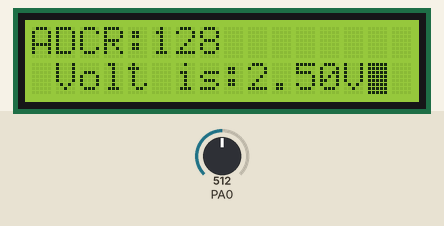
This program was run on a simulated ATmega32, built with avr-gcc and emulated at 8 MHz. On the bench: 16×2 character LCD. Wiring (inferred from the names in the program): character LCD (HD44780): RS PB0; R/W PB1; E PB2; data PA4, PA5, PA6, PA7. The test bench sets the inputs (shaded band); at power-on: PA0 = 512.

Above: at 2.4 s.
2.5 s: PA0 set to 716
At 3.6 s:
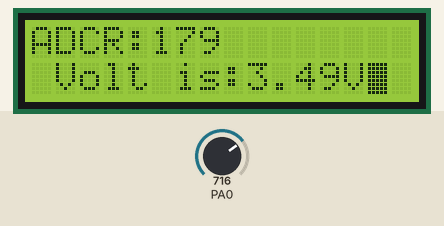
4.7 s: PA0 set to 900
At 5.2 s:
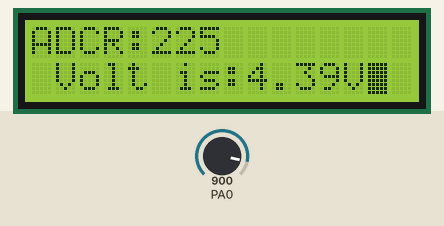
6.9 s: PA0 set to 1023
At 8.4 s:
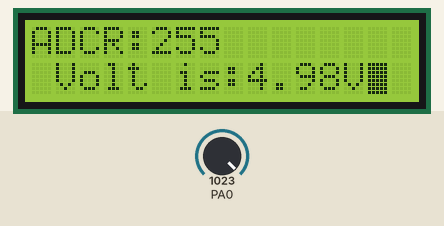
Timing chart, 0 to 9.9 s (numbered marks = the images above; inputs shaded):
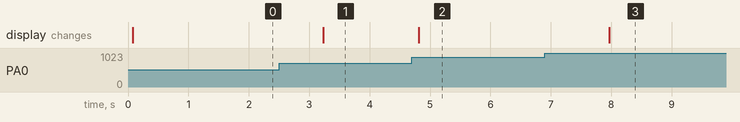

The program:

main.c
```c
/*
 * main.c
 *
 *  Created on: Aug 12, 2023
 *      Author: DELL
 */

#define F_CPU 		8000000UL
#include <util/delay.h>

#include "LSTD_types.h"
#include "LBIT_math.h"
#include "MDIO_interface.h"
#include "MADC_interface.h"
#include "HLCD_interface.h"


void floatToString(f32 num, char* str);

int main(void){
	// Initialization  (Run Once)
	char L_charpNumString[6]="0000";
	f32 L_f32Volt=0;
	u16 L_u16ADCResult= 0;

	MADC_stderrInit(MADC_VREF_AVCC,MADC_PRESCALER_64,MADC_ADJUST_LEFT);

	HLCD_voidInit();

	while(1){
		// Application (Run )
		MADC_stderrReadADC(&L_u16ADCResult,MADC_SCHANNEL_ADC0);
		//MDIO_stderrSetPortValue(MDIO_PORTB,L_u16ADCResult);
		HLCD_voidClear();
		HLCD_voidSetCur(0,0);
		HLCD_voidSendString("ADCR:");
		HLCD_voidSendNum(L_u16ADCResult);
		//_delay_ms(1000);
		L_f32Volt = L_u16ADCResult* (5.0/256.0); // volt val conversion
		floatToString(L_f32Volt,L_charpNumString); // convert float to string
		HLCD_voidSetCur(1,1);
		HLCD_voidSendString("Volt is:");
		HLCD_voidSendString(L_charpNumString);
		HLCD_voidSendChar('V');
//		if (L_u16ADCResult >=4 ) {MDIO_stderrSetPortValue(MDIO_PORTB,0x00); MDIO_stderrSetPinValue(MDIO_PORTB,MDIO_PIN0,MDIO_HIGH); }
//		else if (L_u16ADCResult >=3 ) {MDIO_stderrSetPortValue(MDIO_PORTB,0x00); MDIO_stderrSetPinValue(MDIO_PORTB,MDIO_PIN1,MDIO_HIGH); }
//		else if (L_u16ADCResult >=2 ) {MDIO_stderrSetPortValue(MDIO_PORTB,0x00); MDIO_stderrSetPinValue(MDIO_PORTB,MDIO_PIN2,MDIO_HIGH); }
//		else {MDIO_stderrSetPortValue(MDIO_PORTB,0x00); MDIO_stderrSetPinValue(MDIO_PORTB,MDIO_PIN3,MDIO_HIGH); }

		_delay_ms(1500);


	}
	return 0;
}


void floatToString(f32 num, char* str) {
	*str++='0';
	*str='.';

    u8 L_u8Part = (u8)num;
    u8 L_u8fractionalPart = (u8) 100*(num - L_u8Part);
    u8 L_s8Iterator ;

    // Move pointer to the end of the string
    while (*str != '\0') {
    	str++;
    }
    str--;


    // Convert fractional part to string with the given precision
    for ( L_s8Iterator = 0; L_s8Iterator < 2; L_s8Iterator++) {
    	*str=(L_u8fractionalPart%10) +'0';
    	L_u8fractionalPart/=10;
    	str--;
    }

    // Add decimal point
    *str = '.';
    str--;
    for(;L_u8Part!=0;str--)
    {
    	*str=(L_u8Part%10) +'0';
    	L_u8Part/=10;
    }

}
```

HLCD_config.h
```c
/* ************************************************ */
/* Author      : Abd-alrahman Amin                  */
/* SWC         : LCD                                */
/* Layer       : HAL                                */
/* Version     : 1.1                                */
/* Date        : August 7, 2023                     */
/* Last Edit   : August 8, 2023	                    */
/* ************************************************ */


#ifndef _HLCD_CONFIG_H_
#define _HLCD_CONFIG_H_

#define F_CPU     						8000000UL


#define HLCD_4BIT_MODE  			 	1
#define HLCD_8BIT_MODE					2

#define HLCD_MODE      					HLCD_4BIT_MODE


#define HLCD_DATA_PORT 					MDIO_PORTA /*Data port from D0:D7 */
#define HLCD_CTRL_PORT 					MDIO_PORTB /*Control port for RS,EN and RW */


#define HLCD_D4_PIN 					MDIO_PIN4
#define HLCD_D5_PIN 					MDIO_PIN5
#define HLCD_D6_PIN 					MDIO_PIN6
#define HLCD_D7_PIN 					MDIO_PIN7

#define HLCD_RS_PIN 					MDIO_PIN0
#define HLCD_RW_PIN 					MDIO_PIN1
#define HLCD_EN_PIN 					MDIO_PIN2


#endif
```

HLCD_interface.h
```c
/* ************************************************ */
/* Author      : Abd-alrahman Amin                  */
/* SWC         : LCD                                */
/* Layer       : HAL                                */
/* Version     : 1.1                                */
/* Date        : August 7, 2023                     */
/* Last Edit   : August 8, 2023	                    */
/* ************************************************ */

#ifndef LCD_INTERFACE_H
#define LCD_INTERFACE_H

/* LCD commands */
#define HLCD_START_LINE_1							0x80U
#define HLCD_START_LINE_2							0xC0U
#define HLCD_CLEAR_DISPLAY 							0x01U
#define HLCD_CURSOR_ON 								0x0EU
#define HLCD_CURSOR_OFF			 					0x0CU
#define HLCD_SHIFT_RIGHT 							0x18U
#define HLCD_SHIFT_LEFT 							0x1CU
#define HLCD_MOVE_LEFT 								0x10U
#define HLCD_MOVE_RIGHT 							0x14U
#define HLCD_FUNCTION_SET							0x3CU
#define HLCD_ENTRY_MODE_SET 						0x06U
#define HLCD_DISPLAY_OFF 							0x08U
#define HLCD_DISPLAY_ON 							0x0FU
#define HLCD_ENABLE_4BIT_MODE 						0x32U
#define HLCD_INIT 									0x33U


void HLCD_voidInit(void);
void HLCD_voidSendCmd(u8);
void HLCD_voidSendChar(char);
void HLCD_voidSendNum(u16);
void HLCD_voidSendString(const char *);
void HLCD_voidSetCur(u8 , u8 );
void HLCD_voidClear (void);


#endif
```

HLCD_program.c
```c
/* ************************************************ */
/* Author      : Abd-alrahman Amin                  */
/* SWC         : LCD                                */
/* Layer       : HAL                                */
/* Version     : 1.1                                */
/* Date        : August 7, 2023                     */
/* Last Edit   : August 8, 2023	                    */
/* ************************************************ */

/* Library Includes */
#include "LSTD_types.h"
#include "LBIT_math.h"

#include <util/delay.h>

/* MCAL Includes */
#include "MDIO_interface.h"

/* SWC includes */
#include "HLCD_interface.h"
#include "HLCD_private.h"
#include "HLCD_config.h"

void HLCD_voidInit(void){
	/* 8 bit mode init code  */
	#if HLCD_MODE == HLCD_8BIT_MODE
	/* init direction */
	HLCD_DATA_PORT_INIT();
	HLCD_CTRL_INIT(HLCD_RS_PIN);
	HLCD_CTRL_INIT(HLCD_RW_PIN);
	HLCD_CTRL_INIT(HLCD_EN_PIN);

	HLCD_voidSendCmd(HLCD_FUNCTION_SET);
	_delay_us(50);
	HLCD_voidSendCmd(HLCD_ENTRY_MODE_SET);
	_delay_us(50);
	HLCD_voidSendCmd(HLCD_DISPLAY_ON);
	_delay_us(50);
	HLCD_voidSendCmd(HLCD_CLEAR_DISPLAY);
	_delay_ms(2);
	/* 4 bit mode init */
	#elif HLCD_MODE == HLCD_4BIT_MODE
	/* init direction */

	HLCD_CTRL_INIT(HLCD_RS_PIN);
	HLCD_CTRL_INIT(HLCD_RW_PIN);
	HLCD_CTRL_INIT(HLCD_EN_PIN);

	HLCD_DATA_INIT(HLCD_D4_PIN);
	HLCD_DATA_INIT(HLCD_D5_PIN);
	HLCD_DATA_INIT(HLCD_D6_PIN);
	HLCD_DATA_INIT(HLCD_D7_PIN);


	_delay_ms(40) ;

	HLCD_voidSendCmd(HLCD_INIT);//send most first
	_delay_ms(5);
	HLCD_voidSendCmd(HLCD_ENABLE_4BIT_MODE);//send most first
	_delay_us(100);
	HLCD_voidSendCmd(0x28);//send most first
	_delay_us(100);
	HLCD_voidSendCmd(0x0C);
		_delay_us(200);


	HLCD_voidSendCmd(0x06);
	HLCD_voidSendCmd(0x0F);
	HLCD_voidSendCmd(0x01);
	_delay_ms(2);

	#endif

}

void HLCD_voidSendCmd(u8 ARG_u8Cmd){

	HLCD_RS(MDIO_LOW);
	HLCD_RW(MDIO_LOW);
	HLCD_EN(MDIO_LOW);

	/* 8 - bit mode */
	#if HLCD_MODE == HLCD_8BIT_MODE

	HLCD_SEND_DATA_PORT(ARG_u8Cmd);
	HLCD_EN(MDIO_HIGH);
	_delay_us(20);
	HLCD_EN(MDIO_LOW);

	/* 4 - bit mode */
	#elif HLCD_MODE == HLCD_4BIT_MODE

	/* send 4-MS bits  */
	HLCD_D4( GET_BIT(ARG_u8Cmd,4) +1);  /*if bit is 0 or 1 increment it by 1 cause MDIO driver #MDIO_HIGH is 2 low is 1  */
	HLCD_D5( GET_BIT(ARG_u8Cmd,5) +1);	/* we can change the macro in MDIO_driver but we don't need to define macro with 0 */
	HLCD_D6( GET_BIT(ARG_u8Cmd,6) +1);
	HLCD_D7( GET_BIT(ARG_u8Cmd,7) +1);

	HLCD_EN(MDIO_HIGH);
	_delay_us(10);
	HLCD_EN(MDIO_LOW);
	_delay_us(100);

	/* send 4-LS bits  */
	HLCD_D4( GET_BIT(ARG_u8Cmd,0)+1 );
	HLCD_D5( GET_BIT(ARG_u8Cmd,1)+1 );
	HLCD_D6( GET_BIT(ARG_u8Cmd,2)+1 );
	HLCD_D7( GET_BIT(ARG_u8Cmd,3)+1 );

	HLCD_EN(MDIO_HIGH);
	_delay_us(10);
	HLCD_EN(MDIO_LOW);
	_delay_us(100);
	#endif
}

void HLCD_voidSendChar(char ARG_charChar){
	HLCD_RS(MDIO_HIGH);
	HLCD_RW(MDIO_LOW);
	HLCD_EN(MDIO_LOW);

	/* 8 - bit mode */
	#if HLCD_MODE == HLCD_8BIT_MODE

	HLCD_SEND_DATA_PORT(ARG_charChar);
	HLCD_EN(MDIO_HIGH);
	_delay_us(20);
	HLCD_EN(MDIO_LOW);

	/* 4 - bit mode */
	#elif HLCD_MODE == HLCD_4BIT_MODE

	/* send 4-MS bits  */
	HLCD_D4( GET_BIT(ARG_charChar,4)+1 );
	HLCD_D5( GET_BIT(ARG_charChar,5)+1 );
	HLCD_D6( GET_BIT(ARG_charChar,6)+1 );
	HLCD_D7( GET_BIT(ARG_charChar,7)+1 );

	HLCD_EN(MDIO_HIGH);
	_delay_us(10);
	HLCD_EN(MDIO_LOW);
	_delay_us(100);

	/* send 4-LS bits  */
	HLCD_D4( GET_BIT(ARG_charChar,0)+1 );
	HLCD_D5( GET_BIT(ARG_charChar,1)+1 );
	HLCD_D6( GET_BIT(ARG_charChar,2)+1 );
	HLCD_D7( GET_BIT(ARG_charChar,3)+1 );

	HLCD_EN(MDIO_HIGH);
	_delay_us(10);
	HLCD_EN(MDIO_LOW);
	_delay_us(100);
	#endif
}

void HLCD_voidSendNum(u16 ARG_u16Number){
	if (0 == ARG_u16Number )
	{
		HLCD_voidSendChar('0');
	}
	else{
		u8 L_u8arrNum[6];
		s8	L_s8Iterator=0;
		//save every digit of num in our array separately
		for(;ARG_u16Number!=0;L_s8Iterator++)
		{
			L_u8arrNum[L_s8Iterator]=(ARG_u16Number%10) +'0';
			ARG_u16Number/=10;
		}
		L_s8Iterator--;
		while(L_s8Iterator!=-1){
			HLCD_voidSendChar(L_u8arrNum[L_s8Iterator]);
			L_s8Iterator--;
		}
	}
}

void HLCD_voidSendString(const char *ARG_charptrString){

	if(ARG_charptrString != NULL_POINTER )
	{
		u8 L_u8Iterator =0;
		do{
			HLCD_voidSendChar(ARG_charptrString[L_u8Iterator]);
			L_u8Iterator++;
		}while(ARG_charptrString[L_u8Iterator]!='\0');

		/* for(;ARG_charptrString[L_u8Iterator]!='\0';L_u8Iterator++){
			LCD_voidSendChar(ARG_charptrString[L_u8Iterator]);
		 }*/
	}
	else{
		/* return NULL_POINTER_ERROR */
	}
}

void HLCD_voidSetCur(u8 ARG_u8Row, u8 ARG_u8Col)
{
    u8 L_u8Temp=HLCD_START_LINE_1 | (ARG_u8Col ) | (ARG_u8Row<<6);

    HLCD_voidSendCmd(L_u8Temp);
    _delay_ms(1);
    /*  another way */

    /* 	switch (ARG_u8Row)
        {
            case 0:
                ARG_u8Col |= HLCD_START_LINE_1;
                break;
            case 1:
                ARG_u8Col |= HLCD_START_LINE_2;
                break;
        }
     */
}

void HLCD_voidClear(void)
{
	HLCD_voidSendCmd(HLCD_CLEAR_DISPLAY);
	_delay_ms(1);
}
```

MADC_interface.h
```c
/* ************************************************ */
/* Author      : Abd-alrahman Amin                  */
/* SWC         : ADC                               */
/* Layer       : MCAL                               */
/* Version     : 1.0                                */
/* Date        : August 14, 2023                    */
/* Last Edit   : N/A 			                    */
/* ************************************************ */

#ifndef _MADC_INTERFACE_H_
#define _MADC_INTERFACE_H_

// Reference Selection Bits
#define MADC_VREF_AREF  	         			0U
#define MADC_VREF_AVCC  	         			1U
#define MADC_VREF_2V56  	          			3U

// Adjust Result options
#define MADC_ADJUST_LEFT						1U
#define MADC_ADJUST_RIGHT   				    0U


// Input Channels
#define MADC_SCHANNEL_ADC0          			0b00000
#define MADC_SCHANNEL_ADC1          			0b00001
#define MADC_SCHANNEL_ADC2          			0b00010
#define MADC_SCHANNEL_ADC3          			0b00011
#define MADC_SCHANNEL_ADC4          			0b00100
#define MADC_SCHANNEL_ADC5          			0b00101
#define MADC_SCHANNEL_ADC6          			0b00110
#define MADC_SCHANNEL_ADC7          			0b00111

// Differential Channels Inputs
/* NOTE in this case the ADC Result is 2's complement */
#define MADC_DIFF_ADC0_ADC0_GAIN_10   			0b01000
#define MADC_DIFF_ADC1_ADC0_GAIN_10  			0b01001
#define MADC_DIFF_ADC0_ADC0_GAIN_200   			0b01010
#define MADC_DIFF_ADC1_ADC0_GAIN_200   			0b01011
#define MADC_DIFF_ADC2_ADC2_GAIN_10   			0b01100
#define MADC_DIFF_ADC3_ADC2_GAIN_10   			0b01101
#define MADC_DIFF_ADC2_ADC2_GAIN_200   			0b01110
#define MADC_DIFF_ADC3_ADC2_GAIN_200   			0b01111
#define MADC_DIFF_ADC0_ADC1_GAIN_1   			0b10000
#define MADC_DIFF_ADC1_ADC1_GAIN_1   			0b10001
#define MADC_DIFF_ADC3_ADC1_GAIN_1   			0b10011
#define MADC_DIFF_ADC4_ADC1_GAIN_1   			0b10100
#define MADC_DIFF_ADC5_ADC1_GAIN_1   			0b10101
#define MADC_DIFF_ADC6_ADC1_GAIN_1   			0b10110
#define MADC_DIFF_ADC7_ADC1_GAIN_1   			0b10111
#define MADC_DIFF_ADC0_ADC2_GAIN_1   			0b11000
#define MADC_DIFF_ADC1_ADC2_GAIN_1   			0b11001
#define MADC_DIFF_ADC2_ADC2_GAIN_1   			0b11010
#define MADC_DIFF_ADC3_ADC2_GAIN_1   			0b11011
#define MADC_DIFF_ADC4_ADC2_GAIN_1   			0b11100
#define MADC_DIFF_ADC5_ADC2_GAIN_1   			0b11101

// Prescaler options
#define MADC_PRESCALER_2         				0b001
#define MADC_PRESCALER_4         				0b010
#define MADC_PRESCALER_8         				0b011
#define MADC_PRESCALER_16        				0b100
#define MADC_PRESCALER_32        				0b101
#define MADC_PRESCALER_64        				0b110
#define MADC_PRESCALER_128       				0b111

STD_error_t MADC_stderrInit(u8 ARG_u8VoltageReference, u8 ARG_u8Prescaler, u8 ARG_u8ADCAdjust);
STD_error_t MADC_stderrReadADC(u16* ARG_u16pADCReading, u8 ARG_u8Channel);
STD_error_t MADC_stderrStartConversion(u8 ARG_u8Channel);

void MADC_voidEnableADC   (void);
void MADC_voidDisableADC  (void);
void MADC_voidPollFlag    (void);
void MADC_voidClearFlag   (void);


#endif
```

MADC_program.c
```c
/* ************************************************ */
/* Author      : Abd-alrahman Amin                  */
/* SWC         : ADC                               */
/* Layer       : MCAL                               */
/* Version     : 1.0                                */
/* Date        : August 14, 2023                    */
/* Last Edit   : N/A 			                    */
/* ************************************************ */

/* Library Includes */
#include "LSTD_types.h"
#include "LBIT_math.h"

/* SWC Includes */
#include "MADC_private.h"
#include "MADC_interface.h"

STD_error_t MADC_stderrInit(u8 ARG_u8VoltageReference, u8 ARG_u8Prescaler, u8 ARG_u8ADCAdjust)
{
	STD_error_t L_stderrError =E_OK;
	if(  (ARG_u8VoltageReference<=1 || 3==ARG_u8VoltageReference)   &&  ARG_u8Prescaler<=7 &&ARG_u8ADCAdjust<=MADC_ADJUST_LEFT )
	{
		/* mask Then OR with the needed val */
		ADMUX = ( ADMUX & 0x1F ) | (ARG_u8VoltageReference<<REFS0) | (ARG_u8ADCAdjust<<ADLAR) ; /* set voltage Ref, ADLAR=1 */
		ADCSRA = (ADLAR & 0xF8) | (ARG_u8Prescaler<<ADPS0) ; /* note ADPS0 is 0 not important, set prescaler */
	}
	else {
		L_stderrError =E_NOK;
	}
	return L_stderrError;
}

STD_error_t MADC_stderrReadADC(u16* ARG_u16pADCReading, u8 ARG_u8Channel)
{
	STD_error_t L_stderrError = E_OK;
	if(NULL_POINTER != ARG_u16pADCReading)
	{
		MADC_voidEnableADC(); /* enable ADC to convert */
		L_stderrError = MADC_stderrStartConversion(ARG_u8Channel);

		if(E_OK==L_stderrError)
		{
			MADC_voidPollFlag(); /* polling wait flag ADIF be 1 */
			*ARG_u16pADCReading	= ADCH ; /* in this case we read the 8-MSB that mean we use 8 bit Resolution */
			MADC_voidClearFlag(); /* CLear flag by SW */
		}
		else{
			/*do nothing*/
			MADC_voidDisableADC();
		}
	}
	else{
		L_stderrError = E_NULL_POINTER;
	}

	return L_stderrError;
}

STD_error_t MADC_stderrStartConversion(u8 ARG_u8Channel)
{
	STD_error_t L_stderrError = E_OK;

    if (ARG_u8Channel <= 7) {
        /* Select the channel using the ADMUX register */
        ADMUX = (ADMUX & 0xE0) | (ARG_u8Channel<<MUX0); /* note MUX0 is 0 not important*/
		/* Start the conversion by setting the ADSC bit */
		SET_BIT(ADCSRA,ADSC);	//ADCSRA |= (1 << ADSC);
    } else {
        L_stderrError = E_NOK;
    }
    return L_stderrError;
}

void MADC_voidEnableADC(void)
{
	SET_BIT(ADCSRA,ADEN);
}

void MADC_voidDisableADC(void)
{
	CLEAR_BIT(ADCSRA,ADEN);
}

void MADC_voidPollFlag(void)
{
	while(!GET_BIT(ADCSRA,ADIF)); /* POLL , stuck while flag is low */
}

void MADC_voidClearFlag(void)
{
	SET_BIT(ADCSRA,ADIF); /* Clear flag by set it */
}
```

MDIO_interface.h
```c
/* ************************************************ */
/* Author      : Abd-alrahman Amin                  */
/* SWC         : DIO                                */
/* Layer       : MCAL                               */
/* Version     : 1.2                                */
/* Date        : August 3, 2023                     */
/* Last Edit   : August 4, 2023                     */
/* ************************************************ */


#ifndef _MDIO_INTERFACE_H_
#define _MDIO_INTERFACE_H_


#define MDIO_PORTA					1U
#define MDIO_PORTB					2U
#define MDIO_PORTC					3U
#define MDIO_PORTD					4U

#define MDIO_OUTPUT					1U
#define MDIO_INPUT					2U
#define MDIO_INPUT_PULLUP			3U

#define MDIO_LOW					1U
#define MDIO_HIGH					2U

/* DIO pin option  */
#define MDIO_PIN0    				0U
#define MDIO_PIN1    				1U
#define MDIO_PIN2    				2U
#define MDIO_PIN3    				3U
#define MDIO_PIN4    				4U
#define MDIO_PIN5    				5U
#define MDIO_PIN6    				6U
#define MDIO_PIN7    				7U


/* Port Access */
STD_error_t MDIO_stderrSetPortDirection(u8 ARG_u8Port, u8 ARG_u8Direction);
STD_error_t MDIO_stderrSetPortValue(u8 ARG_u8Port, u8 ARG_u8Value);
STD_error_t	MDIO_stderrGetPortValue(u8* ARG_u8pValue, u8 ARG_u8Port);

/* Pin Access */
STD_error_t MDIO_stderrSetPinDirection(u8 ARG_u8Port, u8 ARG_u8Pin, u8 ARG_u8Direction);
STD_error_t MDIO_stderrSetPinValue(u8 ARG_u8Port, u8 ARG_u8Pin, u8 ARG_u8Value);
STD_error_t MDIO_stderrGetPinValue(u8* ARG_u8pValue, u8 ARG_u8Port, u8 ARG_u8Pin);
STD_error_t MDIO_stderrTogglePinValue(u8 ARG_u8Port ,u8 ARG_u8Pin);


#endif
```

HLCD_private.h
```c
/* ************************************************ */
/* Author      : Abd-alrahman Amin                  */
/* SWC         : LCD                                */
/* Layer       : HAL                                */
/* Version     : 1.1                                */
/* Date        : August 7, 2023                     */
/* Last Edit   : August 8, 2023	                    */
/* ************************************************ */


#ifndef _HLCD_PRIVATE_H_
#define _HLCD_PRIVATE_H_


/* include config */


/* Macros needed */
#define HLCD_DATA_PORT_INIT()						MDIO_stderrSetPortDirection(HLCD_DATA_PORT,0xFF)
#define HLCD_CTRL_INIT(X) 							MDIO_stderrSetPinDirection(HLCD_CTRL_PORT, X ,MDIO_OUTPUT)
#define HLCD_DATA_INIT(X) 							MDIO_stderrSetPinDirection(HLCD_DATA_PORT, X ,MDIO_OUTPUT)
#define HLCD_SEND_DATA_PORT(X)						MDIO_stderrSetPortValue(HLCD_DATA_PORT , X)


#define HLCD_RS(X) 									MDIO_stderrSetPinValue(HLCD_CTRL_PORT, HLCD_RS_PIN, X)
#define HLCD_EN(X) 									MDIO_stderrSetPinValue(HLCD_CTRL_PORT, HLCD_EN_PIN, X)
#define HLCD_RW(X) 									MDIO_stderrSetPinValue(HLCD_CTRL_PORT, HLCD_RW_PIN, X)

#define HLCD_D4(X) 									MDIO_stderrSetPinValue(HLCD_DATA_PORT, HLCD_D4_PIN, X)
#define HLCD_D5(X) 									MDIO_stderrSetPinValue(HLCD_DATA_PORT, HLCD_D5_PIN, X)
#define HLCD_D6(X) 									MDIO_stderrSetPinValue(HLCD_DATA_PORT, HLCD_D6_PIN, X)
#define HLCD_D7(X) 									MDIO_stderrSetPinValue(HLCD_DATA_PORT, HLCD_D7_PIN, X)


#endif
```

Source omitted: MDIO_program.c (6095 bytes), LBIT_math.h (697 bytes), LSTD_types.h (821 bytes), MADC_private.h (1329 bytes), MDIO_private.h (740 bytes)

Measured:
- after the input at 2.5 s, the display: changes after 0.73 s (image 1)
- after the input at 4.7 s, the display: changes after 0.11 s (image 2)
- after the input at 6.9 s, the display: changes after 1.1 s (image 3)
